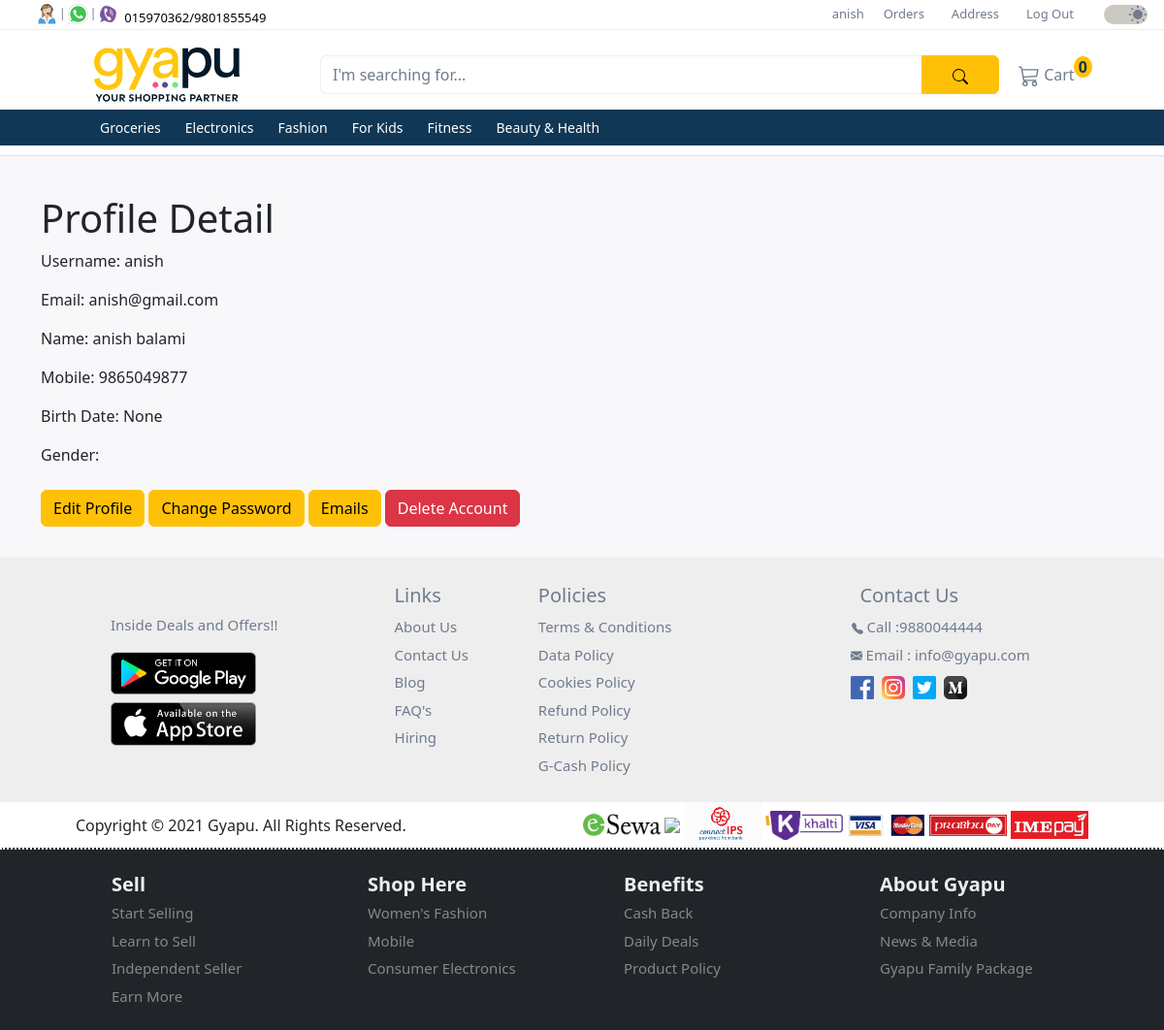
Page /profile/ (signed in) on the committed database.
### user/models.py (models this page shows, shortened)
class CustomUser(AbstractUser):
  id = models.UUIDField(
    primary_key = True,
    default = uuid.uuid4,
    editable = False
  )
  full_name = models.CharField(max_length=50, default='Default Name')
  mobile = models.CharField(max_length=10, blank=False, null=False)

class Profile(models.Model):
  GENDER_CHOICES = (
    ('M', 'Male'),
    ('F', 'Female'),
  )
  user = models.OneToOneField(settings.AUTH_USER_MODEL, on_delete=models.CASCADE)
  birth_date = models.DateField(null=True, blank=True)
  gender = models.CharField(max_length=1, choices=GENDER_CHOICES, blank=True)

### products/models.py (models this page shows, shortened)
class Category(models.Model):
  id = models.UUIDField(
    primary_key = True,
    default = uuid.uuid4,
    editable = False
  )
  name = models.CharField(max_length=255)
  description = models.TextField(blank=True)
  parent = models.ForeignKey('self', on_delete=models.CASCADE, null=True, blank=True, related_name='children')
  class Meta:
    verbose_name_plural = 'Categories'

### user/views.py (the view)
# urls.py: path('profile/', ProfileDetailView.as_view(), name='profile_detail'),
class ProfileDetailView(BaseProfileDetailView):
  pass

### products/context_processors.py (called while the page is built)
def categories(request):
  categories = Category.objects.filter(parent__isnull=True)
  return {'categories': categories}

### user/context_processors.py (called while the page is built)
def user_group(request):
  user_belong_to_store = request.user.groups.filter(name='store').exists()
  return {'user_belong_to_store': user_belong_to_store}

### user/views.py (called while the page is built)
  def get_object(self, queryset=None):
    return self.request.user.profile

### user/templates/account/profile.html (shortened to what this page needs)
{% extends "_base.html" %}
{% block content %}
  <div class="mb-3">
    <h1>Profile Detail</h1>
    <p>Username: {{ profile.user.username }}</p>
    <p>Email: {{ profile.user.email }}</p>
    <p>Name: {{ profile.user.full_name }}</p>
    <p>Mobile: {{ profile.user.mobile }}</p>
    {% if not user_belong_to_store %}
    <p>Birth Date: {{ profile.birth_date }}</p>
    <p>Gender: {{ profile.get_gender_display }}</p>
    {% endif %}
    <a href="{% url 'profile_update' %}" class="btn btn-warning mt-2">Edit Profile</a>
    <a href="{% url 'password_change' %}" class="btn btn-warning mt-2">Change Password</a>
    <a href="{% url 'account_email' %}" class="btn btn-warning mt-2">Emails</a>
    <a href="{% url 'delete_account' user.id %}" class="btn btn-danger mt-2">Delete Account</a>
  </div>
{% endblock content %}

### user/templates/homepage/upper_navbar.html (shortened to what this page needs)
{% load static %}
<nav class="navbar navbar-expand-lg first-nav">
  <div class="container-fluid d-flex">
    <div class="contact-icons ms-4 d-none d-lg-block">
      <div class="d-flex">
        <div class="d-flex">
          <div class="tooltip px-0">
            <img src="{% static "images/icons/contact.svg" %}" alt="phone">
          </div>
          <span class="pt-1">|</span>
        </div>
        <div class="d-flex">
          <div class="tooltip px-0">
            <img src="{% static "images/icons/whatsapp.png" %}" alt="whatsapp">
          </div>
          <span class="pt-1">|</span>
        </div>
        <div>
          <div class="tooltip px-0">
            <img src="{% static "images/icons/viber.png" %}" alt="viber">
          </div>
        </div>
        <div class="mt-1">
          <a class="phone-number ps-1" href="#">
            015970362/9801855549
          </a>
        </div>
      </div>
    </div>
    <div class="menu flex-grow-1">
      <div class="collapse navbar-collapse justify-content-end" id="collapsibleNavbar">
        <ul class="navbar-nav">
          {% if user.is_authenticated %}
            <li class="nav-item">
              <a href="{% url 'profile_detail' %}">{{ user.username }}</a>
            </li>
            <li class="nav-item">
              <a href="{% url 'order_list' %}">Orders</a>
            </li>
            <li class="nav-item">
              {% if user_belong_to_store %}
                <a class="nav-link py-0" href="{% url 'product_add' %}">Add Product</a>
              {% else %}
                <a class="nav-link py-0" href="{% url 'address_list' %}">Address</a>
              {% endif %}
            </li>
            <li class="nav-item">
              <a href="{% url 'account_logout' %}">Log Out</a>
            </li>
          {% else %}
            <li class="nav-item">
              <a class="nav-link py-0" href="{% url 'store_login' %}">Sell Your Product</a>
            </li>
          {% endif %}
        </ul>
      </div>
    </div>
    <div class="accessibilities">
      <div class="d-flex justify-content-end">
        <div class="switch">
          <div class="form-check form-switch ms-3">
            <input class="form-check-input" type="checkbox" id="toggleswitch" value="yes" checked>
          </div>
        </div>
      </div>
    </div>
  </div>
</nav>

### user/templates/homepage/lower_navbar.html (shortened to what this page needs)
{% load static %}
<nav class="navbar navbar-expand-xl d-flex flex-column second-nav" id="secondNav">
  <div class="container">
    <div class="d-flex flex-row container-fluid gyapu-head">
      <a class="navbar-brand" href="
        {% if not user_belong_to_store %}
          {% url 'home' %}
        {% else %}
          {% url 'store_dashboard' %}
        {% endif %}
      ">
        <img class="img-fluid" id="gyapu-head" src="{% static "images/gyapu-header-lightmode.svg" %}" alt="gyapu brand logo">
      </a>
      <form class="input-group mt-3 mb-3">
        <input type="text" class="form-control" placeholder="I'm searching for...">
        <button class="btn btn-warning" type="submit">
        </button>
      </form>
    </div>
    <div class="collapse navbar-collapse" id="mynavbar">
      <ul class="navbar-nav me-auto">
        {% if not user_belong_to_store %}
        <li class="nav-item">
          <div class="tooltip">
            <a class="nav-link" href="{% url 'cart_detail' %}">
              Cart
              <sup class="bg-warning cart-number">0</sup>
            </a>
          </div>
        </li>
        {% endif %}
      </ul>
    </div>
  </div>
  <div class="dropdown-nav">
    <div class="container">
      <div class="collapse navbar-collapse" id="mynavbar">
        <ul class="navbar-nav">
          {% for category in categories %}
            <li class="nav-item dropdown">
              <a class="nav-link dropbtn" href="{% url 'product_by_category' category.name %}">{{ category.name }}</a>
            </li>
          {% endfor %}
        </ul>
      </div>
    </div>
  </div>
</nav>

### user/static/css/style.css (style rules this page uses)
* { margin: 0; padding: 0; scroll-behavior: smooth; }
:root { --backgroundColor: #ffffff; --featureListBgColor: #F8F8FA; --cardBgColor: #ffffff; --contactsBgColor: #EEEEEE; --toggleswitchBgColor: #CCC9C5; --textColor: #707B8E; --priceColor: #103755; --buttomnavColor: #103755; --border: #eeeeee; --controlColor: #606775; --phoneColor: #000000; --navAnchorHover: #000000; --inputBorderSelection: #eeeeee; --topicColorHover: #000000; --gyapuHeader: #031828; --cardHoverBoxShadow: 0 2px 4px 0 rgba(158, 155, 155, 0.19), 0 4px 10px 0 rgba(158, 155, 155, 0.19); }
.first-nav { height: 30px; z-index: 3; background-color: var(--backgroundColor); }
.first-nav a { text-decoration: none; color: var(--textColor); }
.first-nav .contact-icons img { width: 25px; height: 25px; }
.first-nav .contact-icons span { font-size: 12px; color: var(--textColor); }
.phone-number { font-size: 13px; color: var(--phoneColor) !important; }
#collapsibleNavbar { font-size: 13px; }
#collapsibleNavbar ul li { padding: 0 10px; }
#collapsibleNavbar a { color: var(--textColor); }
.switch { margin-top: -5px; margin-left: 15px; }
.switch .form-check-input { font-size: 20px; width: 45px; background-color: var(--toggleswitchBgColor); border: none; cursor: pointer; }
.switch .form-switch .form-check-input { background-image: url("/static/images/moon.svg"); }
.switch .form-switch .form-check-input:checked { background-image: url("/static/images/sun.svg"); }
.second-nav { width: 100%; margin: 0; padding-top: 10px; padding-bottom: 0; background-color: var(--backgroundColor); z-index: 2; border-top: 1px solid var(--border); }
.second-nav .container .container-fluid { width: 1000px; }
.second-nav .container .container-fluid a { margin: auto; }
.second-nav img { width: 150px !important; min-width: 100px; }
.second-nav form { max-width: 700px !important; height: 40px; margin-left: 40px; }
.second-nav form input { background: transparent; border: 1px solid var(--border); }
.second-nav form input::placeholder { color: var(--textColor); }
.form-control { color: var(--textColor) !important; }
.second-nav form button { width: 80px; }
#mynavbar a { color: var(--textColor); }
.cart-number { font-size: 16px; font-weight: 600; color: #103755; border-radius: 50%; padding: 0 5px; margin-left: -5px; }
.tooltip { position: relative; font-size: 16px; display: inline-block; opacity: 1; }
.dropdown-nav { width: 100%; background-color: #103755; z-index: 2; }
.dropdown-nav .container { padding-left: 65px; }
.dropbtn { color: #ffffff !important; font-size: 14px; margin-right: 9px; }
.dropdown, .dropleft, .sub-dropleft { position: relative; display: inline-block; }
@media only screen and (max-width: 1200px) { .second-nav { padding-bottom: 10px; border-bottom: 1px solid #e0e0e0; } }

### rows in the picture
CustomUser: username "anish"
Category: name "Groceries"
Category: name "Electronics"
Category: name "Fashion"
Category: name "For Kids"
Category: name "Fitness"
Category: name "Beauty & Health"
Profile: user.username "anish", user.email "anish@gmail.com", user.full_name "anish balami", user.mobile "9865049877", birth_date "None"
